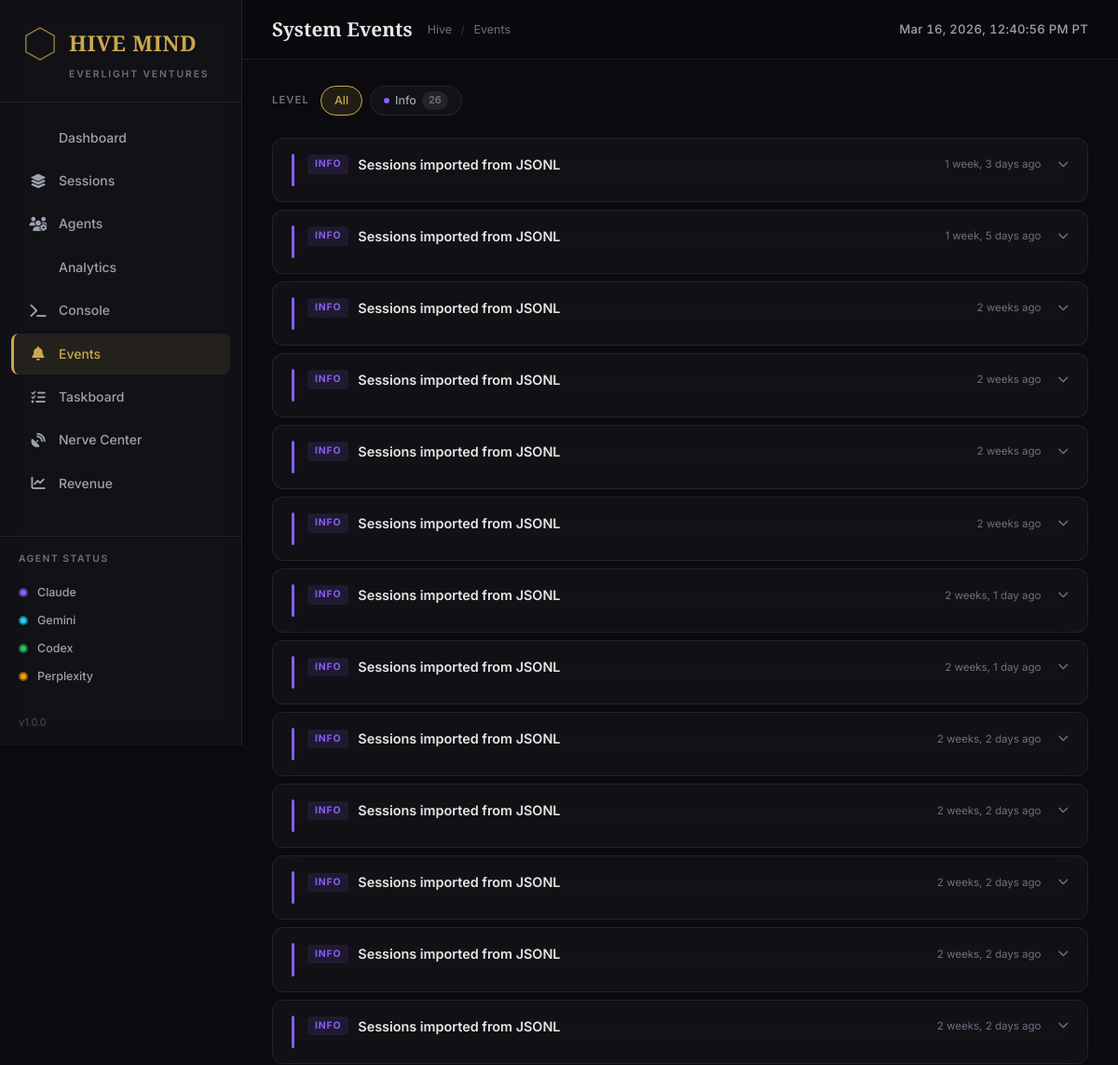
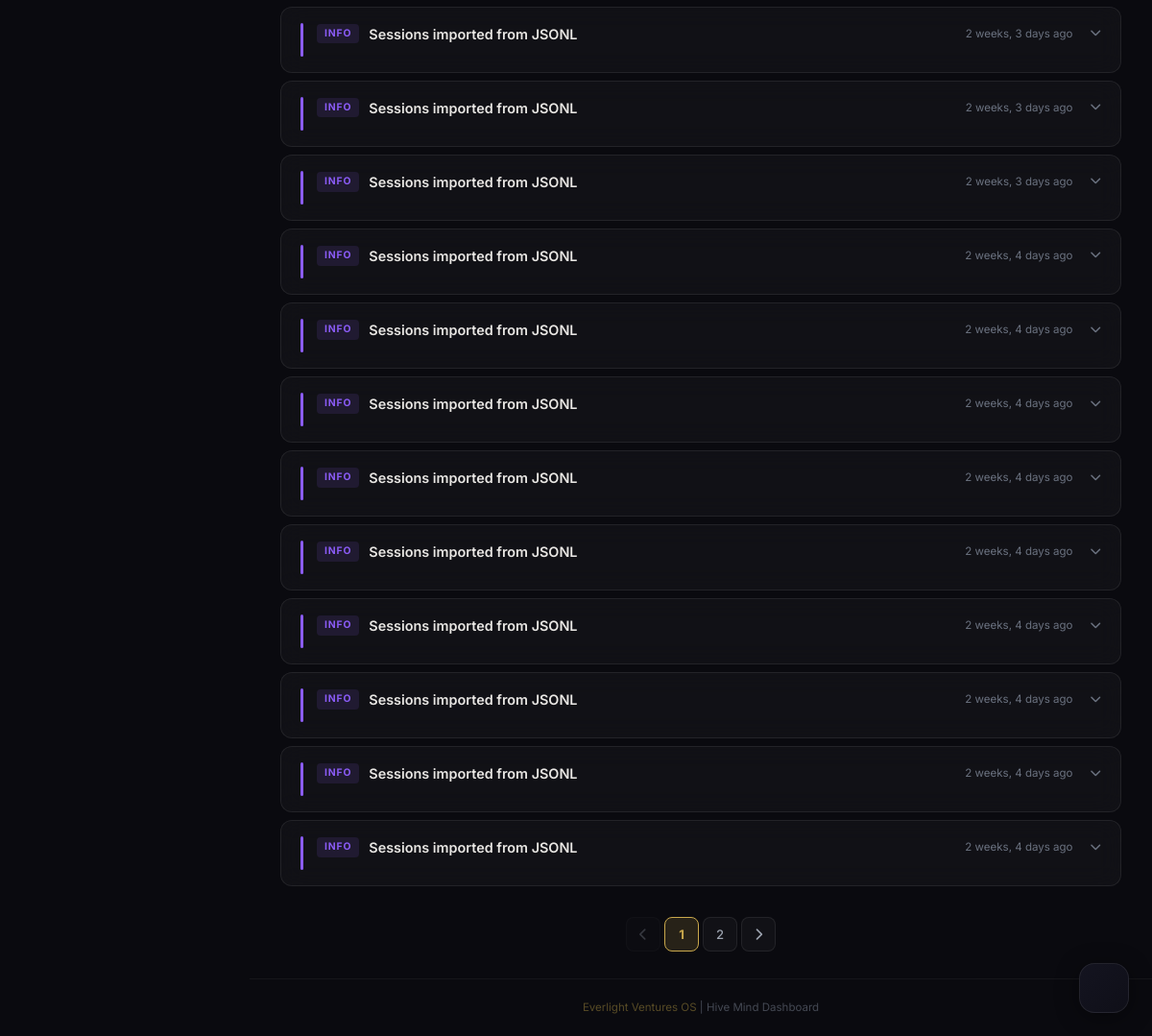
Screenshot of /events/ with the database file from the repository (2 pictures, top to bottom).
### hive/models.py (models this page shows, shortened)
class SystemEvent(models.Model):
    LEVEL_CHOICES = [
        ('info', 'Info'),
        ('warning', 'Warning'),
        ('error', 'Error'),
        ('success', 'Success'),
    ]
    level = models.CharField(max_length=20, choices=LEVEL_CHOICES, default='info')
    title = models.CharField(max_length=200)
    detail = models.TextField(blank=True)
    created_at = models.DateTimeField(auto_now_add=True)
    class Meta:
        ordering = ['-created_at']

### hive/views.py (the view)
# urls.py: path('events/', views.EventsView.as_view(), name='events'),
class EventsView(ListView):
    model = SystemEvent
    template_name = 'hive/events.html'
    context_object_name = 'events'
    paginate_by = 25
    def get_template_names(self):
        if _is_htmx(self.request):
            return ['hive/partials/event_list.html']
        return [self.template_name]
    def get_queryset(self):
        qs = SystemEvent.objects.all()
        level = self.request.GET.get('level', '').strip()
        if level and level in dict(SystemEvent.LEVEL_CHOICES):
            qs = qs.filter(level=level)
        q = self.request.GET.get('q', '').strip()
        if q:
            qs = qs.filter(
                Q(title__icontains=q) | Q(detail__icontains=q)
            )
        return qs.order_by('-created_at')
    def get_context_data(self, **kwargs):
        ctx = super().get_context_data(**kwargs)
        ctx['active_page'] = 'events'
        ctx['search_query'] = self.request.GET.get('q', '')
        ctx['active_level'] = self.request.GET.get('level', '')
        ctx['level_choices'] = SystemEvent.LEVEL_CHOICES
        ctx['level_counts'] = {
            e['level']: e['count']
            for e in SystemEvent.objects.values('level').annotate(
                count=Count('id')
            )
        }
        return ctx

### hive/context_processors.py (called while the page is built)
def hive_globals(request):
    return {
        'total_sessions': HiveSession.objects.count(),
        'active_agents': Agent.objects.active().count(),
        'now_pt': timezone.now(),
        'app_version': '1.0.0',
        'app_name': 'Hive Mind',
    }

### hive/models.py (called while the page is built)
    def active(self):
        return self.filter(is_active=True)

### hive/views.py (called while the page is built)
def _is_htmx(request):
    return getattr(request, 'htmx', False)

### hive/templates/hive/events.html (shortened to what this page needs)
{% extends "hive/base.html" %}
{% load static humanize hive_tags %}
{% block page_title %}System Events{% endblock %}
{% block breadcrumb %}
  <a href="{% url 'hive:dashboard' %}">Hive</a>
  <span class="sep">/</span> Events
{% endblock %}
{% block content %}
<div class="evt-filters">
  <span class="evt-filter-label">Level</span>
  <a href="?" class="evt-pill {% if not request.GET.level %}active{% endif %}">
    All
  </a>
  {% for lvl, count in level_counts.items %}
  <a href="?level={{ lvl }}" class="evt-pill {% if request.GET.level == lvl %}active{% endif %}">
    <span class="level-dot dot-{{ lvl }}"></span>
    {{ lvl|title }}
    <span class="pill-count">{{ count }}</span>
  </a>
  {% endfor %}
</div>
<div class="evt-list">
  {% for ev in object_list %}
  <div class="glass-card evt-card" onclick="this.classList.toggle('expanded')">
    <div class="evt-level-bar bar-{{ ev.level }}"></div>
    <div class="evt-body">
      <div class="evt-header-row">
        <span class="evt-level-badge badge-{{ ev.level }}">{{ ev.level }}</span>
        <span class="evt-title">{{ ev.title }}</span>
        <span class="evt-time">{{ ev.created_at|timesince }} ago</span>
        {% if ev.detail %}
        <i class="fa-solid fa-chevron-down evt-expand-indicator"></i>
        {% endif %}
      </div>
      {% if ev.detail %}
      <div class="evt-detail">
      </div>
      {% endif %}
    </div>
  </div>
  {% empty %}
  <div class="glass-card evt-empty">
    <i class="fa-solid fa-bell-slash"></i>
    <div style="font-size: 1rem; margin-bottom: 8px;">No events recorded.</div>
    <div style="font-size: 0.82rem;">System events will appear here as agents process queries.</div>
  </div>
  {% endfor %}
</div>
{% if page_obj.has_other_pages %}
<nav class="evt-pagination">
  {% if page_obj.has_previous %}
  <a href="?page={{ page_obj.previous_page_number }}{% if request.GET.level %}&level={{ request.GET.level }}{% endif %}"
     class="evt-page-link">
    <i class="fa-solid fa-chevron-left"></i>
  </a>
  {% else %}
  <span class="evt-page-link disabled"><i class="fa-solid fa-chevron-left"></i></span>
  {% endif %}
  {% for num in page_obj.paginator.page_range %}
    {% if page_obj.number == num %}
    <span class="evt-page-link active">{{ num }}</span>
    {% elif num > page_obj.number|add:"-3" and num < page_obj.number|add:"3" %}
    <a href="?page={{ num }}{% if request.GET.level %}&level={{ request.GET.level }}{% endif %}"
       class="evt-page-link">{{ num }}</a>
    {% endif %}
  {% endfor %}
  {% if page_obj.has_next %}
  <a href="?page={{ page_obj.next_page_number }}{% if request.GET.level %}&level={{ request.GET.level }}{% endif %}"
     class="evt-page-link">
    <i class="fa-solid fa-chevron-right"></i>
  </a>
  {% else %}
  <span class="evt-page-link disabled"><i class="fa-solid fa-chevron-right"></i></span>
  {% endif %}
</nav>
{% endif %}
{% endblock %}

### hive/templates/hive/base.html (style rules this page uses)
:root { --bg-primary: #0a0a0f; --bg-secondary: #0f0f18; --bg-tertiary: #141420; --bg-card: rgba(255, 255, 255, 0.03); --bg-card-hover: rgba(255, 255, 255, 0.05); --gold: #c9a84c; --gold-dim: #8b7635; --gold-bright: #e5c76b; --gold-glow: rgba(201, 168, 76, 0.25); --purple: #8b5cf6; --purple-dim: #6d3fd0; --purple-glow: rgba(139, 92, 246, 0.2); --text-primary: #e8e6e3; --text-secondary: #9ca3af; --text-muted: #6b7280; --border-subtle: rgba(255, 255, 255, 0.08); --border-hover: rgba(255, 255, 255, 0.14); --glass-bg: rgba(255, 255, 255, 0.03); --glass-border: rgba(255, 255, 255, 0.08); --glass-blur: 12px; --sidebar-width: 260px; --topbar-height: 64px; --font-body: 'Inter', -apple-system, BlinkMacSystemFont, 'Segoe UI', sans-serif; --font-heading: 'Playfair Display', Georgia, 'Times New Roman', serif; --agent-claude: #8b5cf6; --agent-gemini: #22d3ee; --agent-codex: #22c55e; --agent-perplexity: #f59e0b; --ease-out-expo: cubic-bezier(0.16, 1, 0.3, 1); --transition-base: 0.2s var(--ease-out-expo); }
*, *::before, *::after { box-sizing: border-box; margin: 0; padding: 0; }
html { font-size: 16px; -webkit-font-smoothing: antialiased; -moz-osx-font-smoothing: grayscale; }
body { font-family: var(--font-body); background: var(--bg-primary); color: var(--text-primary); line-height: 1.6; min-height: 100vh; overflow-x: hidden; }
a { color: var(--gold); text-decoration: none; transition: color var(--transition-base); }
* { scrollbar-width: thin; scrollbar-color: var(--gold-dim) var(--bg-secondary); }
.topbar-breadcrumb a { color: var(--text-muted); }
.topbar-breadcrumb .sep { margin: 0 6px; opacity: 0.4; }
.glass-card { background: var(--glass-bg); border: 1px solid var(--glass-border); border-radius: 12px; backdrop-filter: blur(var(--glass-blur)); -webkit-backdrop-filter: blur(var(--glass-blur)); padding: 24px; transition: all var(--transition-base); }

### rows the page displays
SystemEvent: level "Info", id "26", level "INFO", title "Sessions imported from JSONL", created_at "1 week, 3 days"
SystemEvent: level "INFO", title "Sessions imported from JSONL", created_at "1 week, 5 days"
SystemEvent: level "INFO", title "Sessions imported from JSONL", created_at "2 weeks"
SystemEvent: level "INFO", title "Sessions imported from JSONL", created_at "2 weeks"
SystemEvent: level "INFO", title "Sessions imported from JSONL", created_at "2 weeks"
SystemEvent: level "INFO", title "Sessions imported from JSONL", created_at "2 weeks"
SystemEvent: level "INFO", title "Sessions imported from JSONL", created_at "2 weeks, 1 day"
SystemEvent: level "INFO", title "Sessions imported from JSONL", created_at "2 weeks, 1 day"
SystemEvent: level "INFO", title "Sessions imported from JSONL", created_at "2 weeks, 2 days"
SystemEvent: level "INFO", title "Sessions imported from JSONL", created_at "2 weeks, 2 days"
SystemEvent: level "INFO", title "Sessions imported from JSONL", created_at "2 weeks, 2 days"
SystemEvent: level "INFO", title "Sessions imported from JSONL", created_at "2 weeks, 2 days"
SystemEvent: level "INFO", title "Sessions imported from JSONL", created_at "2 weeks, 2 days"
SystemEvent: level "INFO", title "Sessions imported from JSONL", created_at "2 weeks, 3 days"
SystemEvent: level "INFO", title "Sessions imported from JSONL", created_at "2 weeks, 3 days"
SystemEvent: level "INFO", title "Sessions imported from JSONL", created_at "2 weeks, 3 days"
SystemEvent: level "INFO", title "Sessions imported from JSONL", created_at "2 weeks, 4 days"
SystemEvent: level "INFO", title "Sessions imported from JSONL", created_at "2 weeks, 4 days"
SystemEvent: level "INFO", title "Sessions imported from JSONL", created_at "2 weeks, 4 days"
SystemEvent: level "INFO", title "Sessions imported from JSONL", created_at "2 weeks, 4 days"
SystemEvent: level "INFO", title "Sessions imported from JSONL", created_at "2 weeks, 4 days"
SystemEvent: level "INFO", title "Sessions imported from JSONL", created_at "2 weeks, 4 days"
SystemEvent: level "INFO", title "Sessions imported from JSONL", created_at "2 weeks, 4 days"
SystemEvent: level "INFO", title "Sessions imported from JSONL", created_at "2 weeks, 4 days"
SystemEvent: level "INFO", title "Sessions imported from JSONL", created_at "2 weeks, 4 days"

### other values shown
{{ app_version }} "1.0.0"
{{ num }} "1"
{{ num }} "2"
